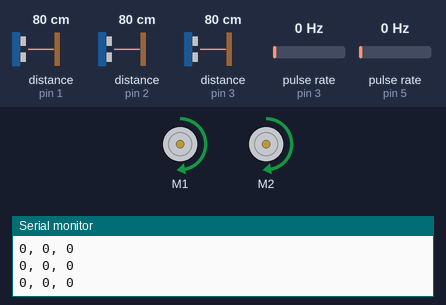
Simulated run of this sketch. Board: Arduino Uno, built with avr-gcc and run on an emulated ATmega328P. On the bench: 2 × DC motor (green arrow = forward, orange = backward, longer = faster), the last lines printed to the serial monitor. Wiring (inferred from the names in the program): 2 × pulse sensor: data pin 3 / data pin 5. Inputs (shaded band) come from the test bench; at power-on: pulse rate (sensors on pin 3, pin 5) 0 Hz, distance to the obstacle (sensors on pin 3, pin 1, pin 2) 80 cm.

Above: at 1.2 s.
1.3 s: pulse rate (sensor on pin 3) set to 4 Hz
At 2.55 s:
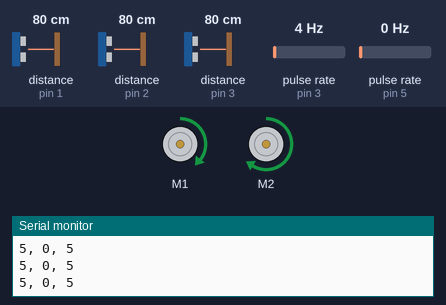
At 3.8 s:
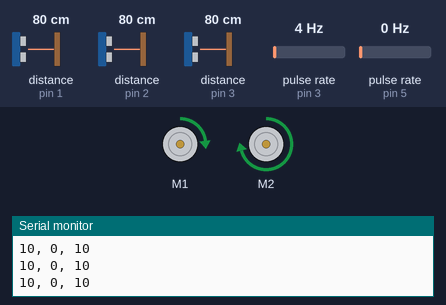
4.3 s: pulse rate (sensor on pin 5) set to 50 Hz
6.9 s: pulse rate (sensor on pin 3) set to 100 Hz
At 9.7 s:
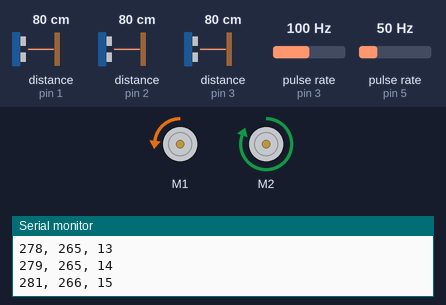
9.9 s: pulse rate (sensor on pin 5) set to 150 Hz
At 11.8 s:
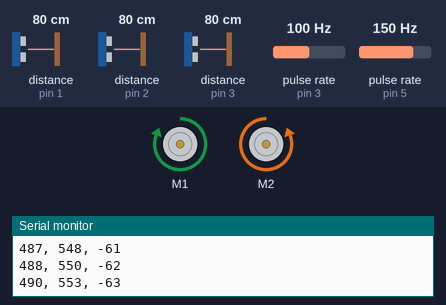
12.8 s: pulse rate (sensor on pin 3) set to 105 Hz
15.8 s: distance to the obstacle (sensor on pin 3) set to 2 cm
Timing chart, 0 to 24.9 s (numbered marks = the images above; inputs shaded):
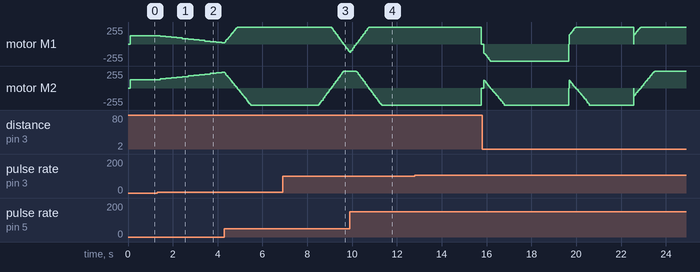

The sketch:

CheckList.ino
```cpp
#include "DualVNH5019MotorShield.h"
#include "PinChangeInt.h"
#include "SharpIR.h"

DualVNH5019MotorShield md;

#define pinEncoderL 3
#define pinEncoderR 5

#define sensorFrontLeft 1
#define sensorFrontCenter 2
#define sensorFrontRight 3

#define MODEL 1080 // 1080 (Short), 20150 (Long)


SharpIR sensor1(sensorFrontLeft, 200, 99, MODEL);
SharpIR sensor2(sensorFrontCenter, 200, 99, MODEL);
SharpIR sensor3(sensorFrontRight, 200, 99, MODEL);

enum obstacleStates {
  LEFT_ROW,
  CENTER_ROW,
  RIGHT_ROW,
  NO_OBSTACLE,
  WALL
};

obstacleStates sensorState = NO_OBSTACLE;

volatile long encoderCountLeft = 0, encoderCountRight = 0;

double target_Tick = 0, last_tick = 0;
double error = 0, integral = 0;

int pid = 0;

void setup() {
  Serial.begin(9600);

  md.init();
  pinMode(pinEncoderL, INPUT);
  pinMode(pinEncoderR, INPUT);

  PCintPort::attachInterrupt(pinEncoderL, incLeft, RISING);
  PCintPort::attachInterrupt(pinEncoderR, incRight, RISING);

  //md.setSpeeds(100, 100);
}

void loop() {
  //delay(3000);
  //  Serial.println(String(encoderCountLeft) + ", " + String(encoderCountRight));
   int distance = 120;
    moveLookingForward(distance);
//   moveForward(distance);
//  readFrontSensors();
//  rotateLeft(90);
//  Serial.println(readFrontSensors());
  delay(1000000);
}

void moveLookingForward(int distance) {
  //int left_offset =0, right_offset =0;
  int offset = 0, obstaclePosition = 0, distAfterObstacle = 0;

  while (distance > 0) {
    obstaclePosition = readFrontSensors();
    if (distance <= (obstaclePosition * 10)) {
      moveForward(distance);
      distance = 0;
      break;
    }
    if ((offset != 0) && (distAfterObstacle >= 40)) {
        if (offset > 0) {
          rotateLeft(90);
          while (offset > 0) {
            moveForward(10);
            offset--;
          }
          rotateRight(90);
        }
        else if (offset < 0) {
          rotateRight(90);
          while (offset < 0) {
            moveForward(10);
            offset++;
          }
          rotateLeft(90);
        }
        continue;
    }
    //    readSideSensors();
    switch (sensorState) {
      case NO_OBSTACLE:
        Serial.println("No Obstacle");
        moveForward(30);
        if (offset != 0) {
          distAfterObstacle += 30;
        }
        distance -= 30;
        break;

      case LEFT_ROW:
        Serial.println("Left Obstacle");
        moveForward((obstaclePosition - 1) * 10);
        rotateRight(90);
        moveForward(10);
        rotateLeft(90);
        moveForward(10);
        distAfterObstacle += 10;
        distance -= (obstaclePosition * 10);
        offset++;
        break;

      case RIGHT_ROW:
        Serial.println("Right Obstacle");
        moveForward((obstaclePosition - 1) * 10);
        rotateLeft(90);
        moveForward(10);
        rotateRight(90);
        moveForward(10);
        distAfterObstacle += 10;
        distance -= (obstaclePosition * 10);
        offset--;
        break;

      case CENTER_ROW:
        Serial.println("Center Obstacle");
        moveForward((obstaclePosition - 1) * 10);
        rotateRight(90);
        moveForward(20);
        rotateLeft(90);
        moveForward(10);
        distAfterObstacle += 10;
        distance -= (obstaclePosition * 10);
        offset += 2;
        break;
      case WALL:
        moveForward((obstaclePosition-1)*10);

    }
  }

  if (offset > 0) {
    rotateLeft(90);
    while (offset > 0) {
      moveForward(10);
      offset--;
    }
    rotateRight(90);
  }
  else if (offset < 0) {
    rotateRight(90);
    while (offset < 0) {
      moveForward(10);
      offset++;
    }
    rotateLeft(90);
  }
}
void incLeft() {
  encoderCountLeft++;
}

void incRight() {
  encoderCountRight++;
}

double tuneWithPID() {
  Serial.println(String(encoderCountLeft) + ", " + String(encoderCountRight) + ", " + String(encoderCountLeft - encoderCountRight));
  double kp, ki, kd, p, i, d;

  kp = 14.3; // trial and error
  ki = 0;
  kd = 0;


  error = encoderCountLeft - encoderCountRight;
  integral += error;

  p = error * kp;
  i = integral * ki;
  d = (last_tick - encoderCountLeft) * kd;
  pid = p + i + d;

  last_tick = encoderCountLeft;

  return pid;
}

void moveForward(double cmDis) {
  pid = 0;
  encoderCountLeft = 0, encoderCountRight = 0;
  error = 0, integral = 0, last_tick = 0;

  target_Tick = cmDis * 30.25; // Caliberated to 30.25 ticks per cm

  while (encoderCountLeft < target_Tick ) {
    pid = tuneWithPID();
    md.setSpeeds(200 - pid, 200 + pid);
  }

  md.setBrakes(400, 400);
}


void moveBackward(double cmDis) {
  pid = 0;
  encoderCountLeft = 0, encoderCountRight = 0;
  error = 0, integral = 0, last_tick = 0;

  target_Tick = cmDis * 30.25; // Caliberated to 30.25 ticks per cm

  while (encoderCountLeft < target_Tick ) {
    pid = tuneWithPID();
    md.setSpeeds(-(200 - pid), -(200 + pid));
  }
  md.setBrakes(400, 400);
}

int rotateRight(double angle) {
  pid = 0;
  encoderCountRight = 0, encoderCountLeft = 0;
  error = 0, integral = 0;

  if (angle <= 90) target_Tick = angle * 4.423;
  else if (angle <= 180 ) target_Tick = angle * 4.62;
  else if (angle <= 360 ) target_Tick = angle * 4.675;
  else target_Tick = angle * 4.65;

  while (encoderCountLeft < target_Tick ) {
    pid = tuneWithPID();
    md.setSpeeds(200 - pid, -(200 + pid));
  }
  md.setBrakes(400, 400);
}

int rotateLeft(double angle) {
  pid = 0;
  encoderCountRight = 0, encoderCountLeft = 0;
  error = 0, integral = 0;

  if (angle <= 90) target_Tick = angle * 4.424;
  else if (angle <= 180 ) target_Tick = angle * 4.51;
  else if (angle <= 360 ) target_Tick = angle * 4.51;
  else target_Tick = angle * 4.65;

  while (encoderCountLeft < target_Tick ) {
    pid = tuneWithPID();
    md.setSpeeds(-(200 - pid), (200 + pid));
  }
  md.setBrakes(400, 400);
}

int calibrateSensorValue(int val) {
  /**
   * 20cm distance has the most accurate reading
   * with each increment of 10cm, there will be 2cm additional increment in readings
   */
  //   Serial.println("val"+ String(val));
  return (val + 4) / 1.2;
}

int obstaclePosition(int val) {
  /**
   * range of values are from
   * (1.2n - 4) - (4 + 0.1n) to (1.2n - 4) + (4 + 0.1n)
   */
  int i;
  for (i = 1; i <= 10; i++) {
    if (val <= (13 * i)) {
      return i;
    }
  }
  return 0;
}
int readFrontSensors() {
  double time = millis();
  double sensor1Val=0,sensor2Val=0,sensor3Val=0;
  sensor1Val = calibrateSensorValue(sensor1.distance());
  sensor2Val = calibrateSensorValue(sensor2.distance());
  sensor3Val = calibrateSensorValue(sensor3.distance());
  double end_time = millis();
  Serial.print("Time Taken: ");
  Serial.print(end_time-time);
  Serial.println();
  Serial.println("Values(1,2,3):"+ String(sensor1Val)+","+ String(sensor2Val)+","+ String(sensor3Val));
  Serial.println("ObstacleValues(1,2,3):"+ String(obstaclePosition(sensor1Val))+","+ String(obstaclePosition(sensor2Val))+","+ String(obstaclePosition(sensor3Val)));

  if ((abs(sensor1Val-sensor2Val)<=5)&&(abs(sensor2Val-sensor3Val)<=5)&&(abs(sensor3Val-sensor1Val)<=5)&&(sensor1Val<=40)){
    sensorState = WALL;
    return obstaclePosition(sensor1Val);
  }else if ((sensor1Val <= 35) && ( sensor1Val >= 0 )) {
    sensorState = LEFT_ROW;
    Serial.print("LeftRow: ");
    // Serial.print(calibrateSensorValue(sensor1.distance()));
    // Serial.print(", ");
    // Serial.println(sensor1.distance());
    return obstaclePosition(sensor1Val);
  }else if((sensor2Val <= 30) && ( sensor2Val >= 0 )){
    sensorState = CENTER_ROW;
    Serial.print("CenterRow: ");
    // Serial.print(calibrateSensorValue(sensor2.distance()));
    // Serial.print(", ");
    // Serial.println(sensor2.distance());
    return obstaclePosition(sensor2Val);
  }else if((sensor3Val <= 30) && ( sensor3Val >= 0 )){
    sensorState = RIGHT_ROW;
    Serial.print("RightRow: ");
    // Serial.print(calibrateSensorValue(sensor3.distance()));
    // Serial.print(", ");
    // Serial.println(sensor3.distance());
    return obstaclePosition(sensor3Val);
  }else{
    sensorState = NO_OBSTACLE;
    return 0;
  }
  return 0;
  //TODO: Check Right Sensor Values
  //TODO: Check Center Sensor Values
  //    if(caliberateSensorValue(sensor3.distance()) <= 30 && caliberateSensorValue(sensor3.distance())){
  //      sensorState = CENTER_ROW;
  //    }

}
```

Measured:
- after the input at 1.3 s, motor M1: moves from forward 127/255 to forward 18/255 over 2.7 s, starting after 0.13 s; motor M2: moves from forward 127/255 to forward 236/255 over 2.7 s, starting after 0.13 s
- after the input at 6.9 s, motor M1: moves from forward 255/255 to backward 127/255 over 0.81 s, starting after 2.2 s; motor M2: moves from backward 255/255 to forward 255/255 over 1.1 s, starting after 1.6 s
- after the input at 9.9 s, motor M2: moves from forward 255/255 to backward 255/255 over 1.1 s, starting after 0.29 s
- after the input at 12.8 s, motor M1: forward 255/255 → stopped after 3.0 s; motor M2: backward 255/255 → stopped after 3.0 s
